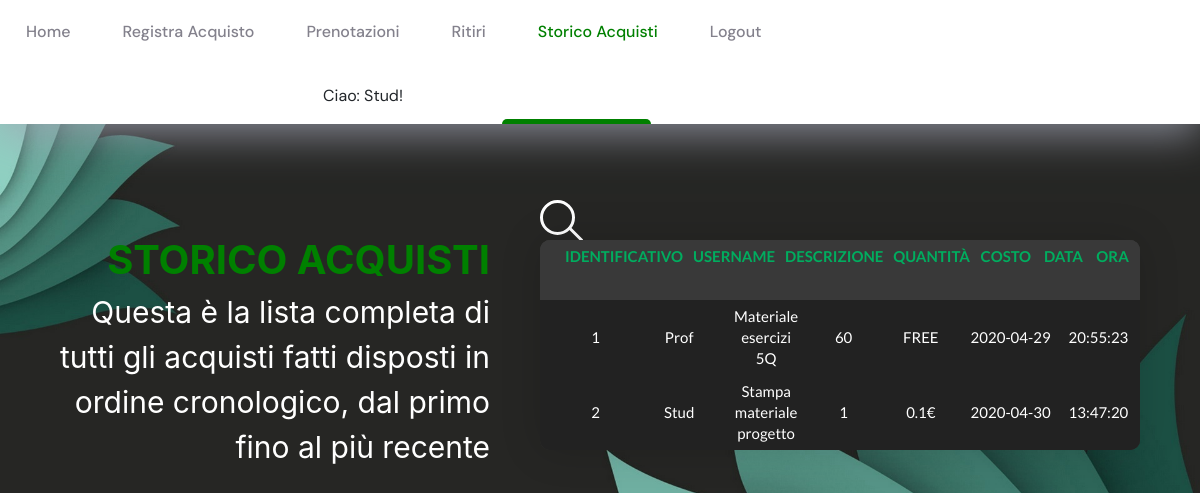
The page /esPHP/InnovativeBuzzi/HomeOperatore/CronologiaAcquisti.php (signed in) on the database its author committed.
### tables this page shows
CREATE TABLE `persona` (
  `codiceFiscale` char(16) NOT NULL,
  `nome` varchar(32) DEFAULT NULL,
  `cognome` varchar(32) DEFAULT NULL,
  `password` varchar(256) DEFAULT NULL,
  `username` varchar(64) DEFAULT NULL,
  `classe` int(11) DEFAULT NULL,
  `sezione` char(3) DEFAULT NULL,
  `email` varchar(64) DEFAULT NULL,
  `tipo` varchar(64) DEFAULT NULL,
  `dataNascita` date DEFAULT NULL,
  `via` varchar(32) DEFAULT NULL,
  `civico` int(11) DEFAULT NULL,
  `cap` int(11) DEFAULT NULL
);

CREATE TABLE `stampa` (
  `idStampa` int(11) NOT NULL,
  `dataStampa` date DEFAULT NULL,
  `oraStampa` time DEFAULT NULL,
  `codiceFiscaleOperatore` char(16) DEFAULT NULL,
  `quantità` int(11) DEFAULT NULL,
  `dataRitiro` date DEFAULT NULL,
  `oraRitiro` time DEFAULT NULL,
  `tipoFormato` varchar(16) DEFAULT NULL,
  `descrizione` varchar(64) DEFAULT NULL,
  `dataRitiroEffettuato` date DEFAULT NULL,
  `orarioRitiroEffettuato` time DEFAULT NULL,
  `fronteRetro` enum('si','no') DEFAULT 'no'
);

CREATE TABLE `acquisto` (
  `idAcquisto` int(11) NOT NULL,
  `codiceFiscale` char(16) DEFAULT NULL,
  `dataAcquisto` date DEFAULT NULL,
  `orarioAcquisto` time DEFAULT NULL
);

CREATE TABLE `formato` (
  `Tipo` varchar(16) NOT NULL,
  `costoStampa` decimal(4,2) DEFAULT NULL
);

### esPHP/InnovativeBuzzi/HomeOperatore/LogicaCronologiaAcquisti/acquistiEffettuati.php (the view, shortened to what this page needs)
<?php
    function caricaCodaRitiri($ip,$porta) {
      $out = " <div class=\"table100-head\">
                <table>
                  <thead>
                    <tr class=\"row100 head\">
                      <th class=\"cell100 column1OR\">Identificativo</th>
                      <th class=\"cell100 column2OR\">Username</th>
                      <th class=\"cell100 column3OR\">Descrizione</th>
                      <th class=\"cell100 column4OR\">Quantità</th>
                      <th class=\"cell100 column6OR\">Costo</th>
                      <th class=\"cell100 column7OR\">Data</th>
                      <th class=\"cell100 column8OR\">Ora</th>
                    </tr>
                  </thead>
                </table>
              </div>";
        $data = selectFormDB($ip,$porta);
        if($data == "ERRORE NO DATA") {
          $out .= "<div class=\"table100-body js-pscroll\">
                    <table>
                      <tbody id=\"myTable\">
                        <tr class=\"row100 body\">
                            <td class=\"cell100 column1OR\">-</td>
                            <td class=\"cell100 column2OR\">-</td>
                            <td class=\"cell100 column3OR\">-</td>
                            <td class=\"cell100 column4OR\">-</td>
                            <td class=\"cell100 column6OR\">-</td>
                            <td class=\"cell100 column7OR\">-</td>
                            <td class=\"cell100 column8OR\">-</td>
                        </tr>
                      </tbody>
                    </table>
                  </div>";
        }else {
          $out .= "<div class=\"table100-body js-pscroll\">
                    <table>
                      <tbody id=\"myTable\">$data</tbody>
                    </table>
                  </div>";
        }
        return $out;
    }
    function selectFormDB($ip, $porta) {
      try {
        $co = connect();
        $co->begin_transaction(MYSQLI_TRANS_START_READ_WRITE);
        $sql = "SELECT persona.*, stampa.*,formato.*,acquisto.* FROM persona join acquisto on (persona.codiceFiscale=acquisto.codiceFiscale) join include on (acquisto.idAcquisto=include.idAcquisto)
          join stampa on (include.idStampa=stampa.idStampa) join formato on(stampa.tipoFormato=formato.tipo)
          ORDER BY stampa.dataRitiro, stampa.oraRitiro";
        $result = $co->query($sql);
        if($result->num_rows== 0) {
          $arrayRisultati = "ERRORE NO DATA";
        }else {
          $arrayRisultati = "";
          $count = 0;
          while($row = $result->fetch_assoc()) {
              $arrayRisultati .= "<tr class=\"row100 body\">
                                   <td class=\"cell100 column1OR\">" . ++$count . "</td>
                                   <td class=\"cell100 column2OR\">" . $row["username"] . "</td>
                                   <td class=\"cell100 column3OR\">" . $row["descrizione"] . "</td>
                                   <td class=\"cell100 column4OR\"> " . $row["quantità"] . "</td>";
              if($row['tipo'] == "Professore") {
                $arrayRisultati .= "<td class=\"cell100 column6OR\">FREE</td>";
              } else {
                $arrayRisultati .= "<td class=\"cell100 column6OR\">" . $row["costoStampa"] * $row["quantità"] . "€</td>";
              }
              $arrayRisultati .= "<td class=\"cell100 column7OR\">" . $row['dataAcquisto'] . "</td>";
              $arrayRisultati .= "<td class=\"cell100 column8OR\">"  .$row['orarioAcquisto']  . "</td>
                                </tr>";
          }
        }
        $co->commit();
      } catch (Exception $e) {
          $co->rollBack();
          $co->close();
          header("Location: http://" .$ip .":" .$porta ."/esPHP/InnovativeBuzzi/Errore/Errore.php?msg=Siamo spiacente si è verificato un imprevisto");
      }
      return $arrayRisultati;
    }
?>

### esPHP/InnovativeBuzzi/HomeOperatore/CronologiaAcquisti.php (shortened to what this page needs)
<?php
  $ip=$_SERVER['SERVER_NAME'];
  $porta=$_SERVER['SERVER_PORT'];
 ?>
 <!DOCTYPE html>
 <html>
 <head>
    	<link rel="stylesheet" type="text/css" href="../HomeUtente/vendor/bootstrap/css/bootstrap.min.css">
    	<link rel="stylesheet" type="text/css" href="../HomeUtente/fonts/font-awesome-4.7.0/css/font-awesome.min.css">
    	<link rel="stylesheet" type="text/css" href="../HomeUtente/vendor/animate/animate.css">
    	<link rel="stylesheet" type="text/css" href="../HomeUtente/vendor/select2/select2.min.css">
    	<link rel="stylesheet" type="text/css" href="../HomeUtente/vendor/perfect-scrollbar/perfect-scrollbar.css">
    	<link rel="stylesheet" type="text/css" href="../HomeUtente/css/util.css">
      	<link rel="stylesheet" type="text/css" href="../HomeUtente/css/main.css">
      <link href="../HomeUtente/css/main.css" rel="stylesheet" type="text/css"  >
   <link rel="stylesheet" href="https://stackpath.bootstrapcdn.com/bootstrap/4.4.1/css/bootstrap.min.css">
   <link rel="stylesheet" type="text/css" href="StyleForSearchBar/searchBarCSS.css">
 </head>
 <body>
         <header>
           <nav class="nav">
             <a href="HomeOperatore.php" class="nav-item" active-color="orange">Home</a>
             <a href="CreaAcquisto/CreaAcquisto.php" class="nav-item" active-color="purple">Registra Acquisto</a>
             <a href="VisualizzaPrenotazioni.php" class="nav-item"  active-color="red">Prenotazioni</a>
             <a href="ritiriFotocopie.php" class="nav-item" active-color="#ee6c4d">Ritiri</a>
             <a href="" class="nav-item  is-active" active-color="green">Storico Acquisti</a>
             <a href="logout.php" class="nav-item" active-color="blue">Logout</a>
             <?php
              $usr=$_SESSION["usernameBZ"];
              echo "<div class=\"usr\">
                <div class=\"usr-text\"> Ciao: $usr! </p>
              </div>";
             ?>
             <span class="nav-indicator"></span>
           </nav>
         </header>
         <div class="container-table100">
           <div class="infosa">
             <div class="infosa-text">
               <b style="color: green; font-size: 40px;">STORICO ACQUISTI</b>
               <p style="font-size: 30px; text-align: right;">
                 Questa è la lista completa di tutti gli acquisti fatti disposti in ordine cronologico, dal primo fino al più recente
               </p>
             </div>
           </div>
           <div class="searchBox">
             <label class="search" for="inpt_search">
               <input id="myInput" type="text" style="max-width: 50px"></input>
             </label>
           <div class="wrap-table100OperatoreR" style=" width: 100%;">
             <div class="table100 ver3 m-b-110" style=" margin-top: 40px;">
                <?php
                  include 'LogicaCronologiaAcquisti/acquistiEffettuati.php';
                    $app = caricaCodaRitiri($ip,$porta);
                   echo $app;
                ?>
             </div>
           </div>
           </div>
         </div>
       <br>
 </body>
 </html>

### esPHP/InnovativeBuzzi/HomeUtente/css/main.css (style rules this page uses)
a { margin: 0px; transition: all 0.4s; -webkit-transition: all 0.4s; -o-transition: all 0.4s; -moz-transition: all 0.4s; }
p { margin: 0px; }
.usr { padding-top: 20px; width: 150px; height: 100%; margin-left: 24%; text-align: center; }
.usr-text { font-family: 'DM Sans', sans-serif; }
input { display: block; outline: none; border: none !important; }
.js-pscroll { position: relative; overflow: hidden; }
.container-table100 { min-width: 100%; width: 100%; display: -webkit-box; display: -webkit-flex; display: -moz-box; display: -ms-flexbox; display: flex; margin-top: 200px; flex-wrap: wrap; padding: 33px 5%; height: 100%; }
.wrap-table100OperatoreR { width: 65%; height: 35%; }
table { width: 100%; }
th, td { font-weight: unset; padding-right: 10px; }
.column1OR { tex-align:center; width: 15.25%; padding-left: 25px; }
.column2OR { width: 15.25%; tex-align:center; }
.column3OR { width: 12.25%; tex-align:center; }
.column4OR { width: 12.25%; tex-align:center; }
.column6OR { width: 12.25%; tex-align:center; }
.column7OR { width: 16.25%; tex-align:center; }
.column8OR { width: 11.25%; tex-align:center; }
.table100-head th { padding-top: 1%; text-align: center; }
.table100-body td { padding-top: 1%; padding-bottom: 1%; text-align: center; }
.table100 { position: relative; padding-top: 60px; width: 100%; background-color: #fff; }
.table100-head { position: absolute; width: 100%; top: 0; left: 0; background-color : #393939; }
.table100-body { background-color: #262624; overflow: auto; height: auto; max-height: 370px; }
.table100.ver3 { background-color: #393939; }
.table100.ver3 th { font-family: Lato-Bold; font-size: 15px; color: #00ad5f; line-height: 1.4; text-transform: uppercase; background-color: #393939; }
.table100.ver3 td { font-family: Lato-Regular; font-size: 15px; color: #fff; line-height: 1.4; background-color: #222222; }
.table100.ver3 { border-radius: 10px; overflow: hidden; box-shadow: 0 0px 40px 0px rgba(0, 0, 0, 0.15); -moz-box-shadow: 0 0px 40px 0px rgba(0, 0, 0, 0.15); -webkit-box-shadow: 0 0px 40px 0px rgba(0, 0, 0, 0.15); -o-box-shadow: 0 0px 40px 0px rgba(0, 0, 0, 0.15); -ms-box-shadow: 0 0px 40px 0px rgba(0, 0, 0, 0.15); }

### esPHP/InnovativeBuzzi/HomeOperatore/StyleForSearchBar/searchBarCSS.css (style rules this page uses)
.search { display: inline-block; position: fixed; height: 35px; width: 35px; box-sizing: border-box; margin: 0px 8px 7px 0px; padding: 7px 9px 0px 9px; border: 3px solid #FFFFFF; border-radius: 25px; -webkit-transition: all 200ms ease; transition: all 200ms ease; cursor: text; }
.search:after { content: ""; position: absolute; width: 3px; height: 20px; right: -5px; top: 21px; background: #FFFFFF; border-radius: 3px; -webkit-transform: rotate(-45deg); transform: rotate(-45deg); -webkit-transition: all 200ms ease; transition: all 200ms ease; }
.search input { width: 100%; border: none; box-sizing: border-box; font-family: Helvetica; font-size: 15px; color: inherit; background: transparent; outline-width: 0px; }

### esPHP/InnovativeBuzzi/HomeOperatore/CronologiaAcquisti.php (style rules this page uses)
* { margin: 0; padding: 0; text-decoration: none; }
header { z-index: 9999; position: fixed; height: auto; width: 100%; background: #FFFF; }
body { background: url(img/wallpaper.jpg) no-repeat; background-size: cover; height: 100%; width: auto; }
.container-table100 { width: 100%; min-height: 100vh; display: -webkit-box; display: -webkit-flex; display: -moz-box; display: -ms-flexbox; display: flex; margin-top: 0px; flex-wrap: wrap; padding: 0px 0px; margin-right: 10%; position: fixed; top: 25%; left: 5%; }
.nav { display: -webkit-inline-box; display: inline-flex; position: relative; overflow: hidden; width: 100%; background-color: #fff; margin-left: 500px; box-shadow: 0 10px 40px rgba(159, 162, 177, 0.8); float: right; }
.nav-item { color: #83818c; padding: 20px; text-decoration: none; -webkit-transition: .3s; transition: .3s; margin: 0 6px; z-index: 1; font-family: 'DM Sans', sans-serif; font-weight: 500; position: relative; }
.nav-item:before { content: ""; position: absolute; bottom: -6px; right: 0; width: 100%; height: 5px; background-color: green; border-radius: 8px 8px 0 0; opacity: 0; -webkit-transition: .3s; transition: .3s; }
.nav-indicator { position: absolute; right: 0; bottom: 0; height: 4px; -webkit-transition: .4s; transition: .4s; height: 5px; z-index: 1; border-radius: 8px 8px 0 0; }
.infosa { padding-right: 50px; float: left; width: 40%; max-width: 40%; text-align: right; padding-top: 30px; }
.infosa-text { color: white; }
.searchBox { width: 50%; max-width: 50%; max-height: 40px; height: 40px; float: right; }

### rows shown on the page
persona: username "Prof", stampa.descrizione "Materiale esercizi 5Q", stampa.quantità "60", tipo "FREE", acquisto.dataAcquisto "2020-04-29", acquisto.orarioAcquisto "20:55:23"
persona: username "Stud", stampa.descrizione "Stampa materiale progetto", stampa.quantità "1", formato.costoStampa "0.1", acquisto.dataAcquisto "2020-04-30", acquisto.orarioAcquisto "13:47:20"

### other values the page prints
$usr "Stud"
